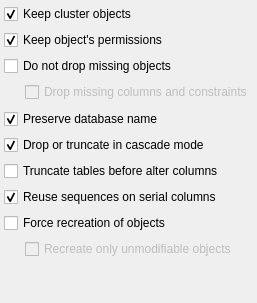
             <widget class="QWidget" name="tab_4">
              <attribute name="title">
               <string>Diff</string>
              </attribute>
              <layout class="QVBoxLayout" name="verticalLayout_2">
               <property name="spacing">
                <number>6</number>
               </property>
               <property name="leftMargin">
                <number>4</number>
               </property>
               <property name="topMargin">
                <number>4</number>
               </property>
               <property name="rightMargin">
                <number>4</number>
               </property>
               <property name="bottomMargin">
                <number>4</number>
               </property>
               <item>
                <widget class="QCheckBox" name="keep_cluster_objs_chk">
                 <property name="toolTip">
                  <string>&lt;p&gt;Database cluster level objects like roles and tablespaces will not be dropped.&lt;/p&gt;</string>
                 </property>
                 <property name="statusTip">
                  <string/>
                 </property>
                 <property name="text">
                  <string>Keep cluster objects</string>
                 </property>
                 <property name="checked">
                  <bool>true</bool>
                 </property>
                </widget>
               </item>
               <item>
                <widget class="QCheckBox" name="keep_obj_perms_chk">
                 <property name="toolTip">
                  <string>&lt;p&gt;Permissions already set on database objects will be kept. The ones configured on the model will be applied to the database.&lt;/p&gt;</string>
                 </property>
                 <property name="statusTip">
                  <string/>
                 </property>
                 <property name="text">
                  <string>Keep object's permissions</string>
                 </property>
                 <property name="checked">
                  <bool>true</bool>
                 </property>
                </widget>
               </item>
               <item>
                <layout class="QGridLayout" name="gridLayout_12">
                 <item row="1" column="0">
                  <spacer name="horizontalSpacer_8">
                   <property name="orientation">
                    <enum>Qt::Horizontal</enum>
                   </property>
                   <property name="sizeType">
                    <enum>QSizePolicy::Fixed</enum>
                   </property>
                   <property name="sizeHint" stdset="0">
                    <size>
                     <width>15</width>
                     <height>21</height>
                    </size>
                   </property>
                  </spacer>
                 </item>
                 <item row="1" column="1">
                  <widget class="QCheckBox" name="drop_missing_cols_constr_chk">
                   <property name="enabled">
                    <bool>false</bool>
                   </property>
                   <property name="sizePolicy">
                    <sizepolicy hsizetype="Expanding" vsizetype="Fixed">
                     <horstretch>0</horstretch>
                     <verstretch>0</verstretch>
                    </sizepolicy>
                   </property>
                   <property name="toolTip">
                    <string>&lt;p&gt;Force the generation of DROP commands for columns and constraints that exist in the destination database but not in the input model or database. This is useful when performing partial diff operations.&lt;/p&gt;</string>
                   </property>
                   <property name="statusTip">
                    <string/>
                   </property>
                   <property name="text">
                    <string>Drop missing columns and constraints</string>
                   </property>
                   <property name="checked">
                    <bool>false</bool>
                   </property>
                  </widget>
                 </item>
                 <item row="0" column="0" colspan="2">
                  <widget class="QCheckBox" name="dont_drop_missing_objs_chk">
                   <property name="toolTip">
                    <string>&lt;p&gt;Avoid the generation of DROP commands for objects that exists in database but not in the model. This is useful when performing partial diff operations.&lt;/p&gt;</string>
                   </property>
                   <property name="statusTip">
                    <string/>
                   </property>
                   <property name="text">
                    <string>Do not drop missing objects</string>
                   </property>
                   <property name="checked">
                    <bool>false</bool>
                   </property>
                  </widget>
                 </item>
                </layout>
               </item>
               <item>
                <widget class="QCheckBox" name="preserve_db_name_chk">
                 <property name="toolTip">
                  <string>&lt;p&gt;No command to rename the destination database will be generated even the model's name differ from database name.&lt;/p&gt;</string>
                 </property>
                 <property name="statusTip">
                  <string/>
                 </property>
                 <property name="text">
                  <string>Preserve database name</string>
                 </property>
                 <property name="checked">
                  <bool>true</bool>
                 </property>
                </widget>
               </item>
               <item>
                <widget class="QCheckBox" name="cascade_mode_chk">
                 <property name="enabled">
                  <bool>true</bool>
                 </property>
                 <property name="toolTip">
                  <string>&lt;p&gt;For DROP command, the objects that depends on an object to be dropped will be deleted as well. For TRUNCATE command, tables that are linked to a table to be truncated will be truncate too. &lt;strong&gt;NOTE:&lt;/strong&gt; this option can affect more objects than listed in the output or diff preview.&lt;/p&gt;</string>
                 </property>
                 <property name="statusTip">
                  <string/>
                 </property>
                 <property name="text">
                  <string>Drop or truncate in cascade mode</string>
                 </property>
                 <property name="checked">
                  <bool>true</bool>
                 </property>
                </widget>
               </item>
               <item>
                <widget class="QCheckBox" name="trunc_tables_chk">
                 <property name="sizePolicy">
                  <sizepolicy hsizetype="Expanding" vsizetype="Fixed">
                   <horstretch>0</horstretch>
                   <verstretch>0</verstretch>
                  </sizepolicy>
                 </property>
                 <property name="toolTip">
                  <string>&lt;p&gt;Clears the data of all tables which will have columns modified. This is useful to avoid errors related to type casting. &lt;strong&gt;WARNING:&lt;/strong&gt; DO NOT use this option on production servers and always make a backup before use it.&lt;/p&gt;</string>
                 </property>
                 <property name="statusTip">
                  <string/>
                 </property>
                 <property name="text">
                  <string>Truncate tables before alter columns</string>
                 </property>
                </widget>
               </item>
               <item>
                <widget class="QCheckBox" name="reuse_sequences_chk">
                 <property name="sizePolicy">
                  <sizepolicy hsizetype="Expanding" vsizetype="Fixed">
                   <horstretch>0</horstretch>
                   <verstretch>0</verstretch>
                  </sizepolicy>
                 </property>
                 <property name="toolTip">
                  <string>&lt;p&gt;Serial columns are converted to integer and having the default value changed  to &lt;strong&gt;nextval(sequence)&lt;/strong&gt; function call. By default, a new sequence is created for each serial column but checking this option sequences matching the name on column's default value will be reused and will not be dropped.&lt;/p&gt;</string>
                 </property>
                 <property name="statusTip">
                  <string/>
                 </property>
                 <property name="text">
                  <string>Reuse sequences on serial columns</string>
                 </property>
                 <property name="checked">
                  <bool>true</bool>
                 </property>
                </widget>
               </item>
               <item>
                <layout class="QGridLayout" name="gridLayout_8">
                 <item row="0" column="0" colspan="2">
                  <widget class="QCheckBox" name="force_recreation_chk">
                   <property name="enabled">
                    <bool>true</bool>
                   </property>
                   <property name="toolTip">
                    <string>&lt;p&gt;Instead of use an ALTER command to modify certain kind of objects a DROP and CREATE will be used in order to do a full modification. This option does not affects the database object.&lt;/p&gt;</string>
                   </property>
                   <property name="statusTip">
                    <string/>
                   </property>
                   <property name="text">
                    <string>Force recreation of objects</string>
                   </property>
                   <property name="checkable">
                    <bool>true</bool>
                   </property>
                   <property name="checked">
                    <bool>false</bool>
                   </property>
                  </widget>
                 </item>
                 <item row="1" column="0">
                  <spacer name="horizontalSpacer_5">
                   <property name="orientation">
                    <enum>Qt::Horizontal</enum>
                   </property>
                   <property name="sizeType">
                    <enum>QSizePolicy::Fixed</enum>
                   </property>
                   <property name="sizeHint" stdset="0">
                    <size>
                     <width>15</width>
                     <height>20</height>
                    </size>
                   </property>
                  </spacer>
                 </item>
                 <item row="1" column="1">
                  <widget class="QCheckBox" name="recreate_unmod_chk">
                   <property name="enabled">
                    <bool>false</bool>
                   </property>
                   <property name="sizePolicy">
                    <sizepolicy hsizetype="Expanding" vsizetype="Fixed">
                     <horstretch>0</horstretch>
                     <verstretch>0</verstretch>
                    </sizepolicy>
                   </property>
                   <property name="toolTip">
                    <string>Recreates only objects that can't be changed through ALTER commands according to pgModeler implementation not the PostgreSQL one. &lt;br/&gt;Currently, these objects are:&lt;br/&gt;&lt;br/&gt;aggregate, cast, constraint, collation, conversion, language, operator, operator class, operator family, rule, trigger and view.</string>
                   </property>
                   <property name="statusTip">
                    <string/>
                   </property>
                   <property name="text">
                    <string>Recreate only unmodifiable objects</string>
                   </property>
                   <property name="checked">
                    <bool>false</bool>
                   </property>
                  </widget>
                 </item>
                </layout>
               </item>
               <item>
                <spacer name="verticalSpacer">
                 <property name="orientation">
                  <enum>Qt::Vertical</enum>
                 </property>
                 <property name="sizeHint" stdset="0">
                  <size>
                   <width>20</width>
                   <height>40</height>
                  </size>
                 </property>
                </spacer>
               </item>
              </layout>
             </widget>
